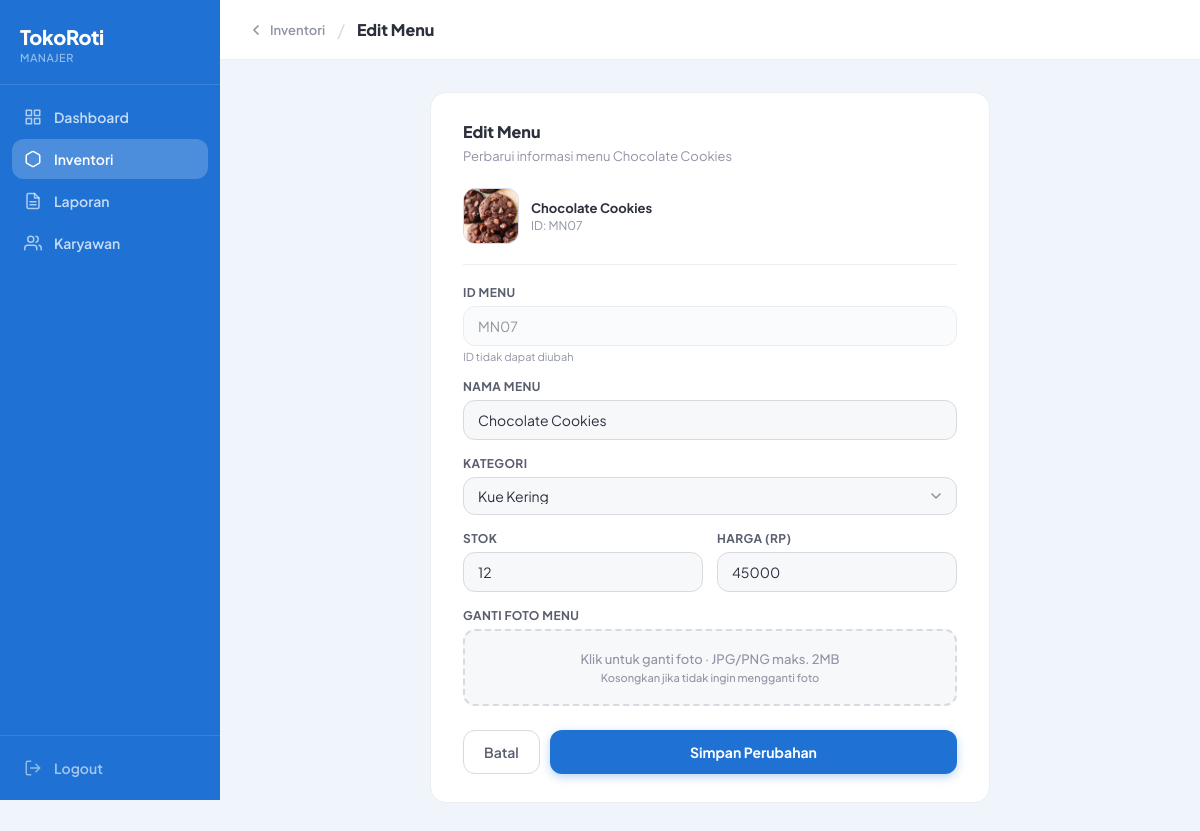
/public/edit.php?id=MN07 (signed in), run on an earlier commit of the app's database.
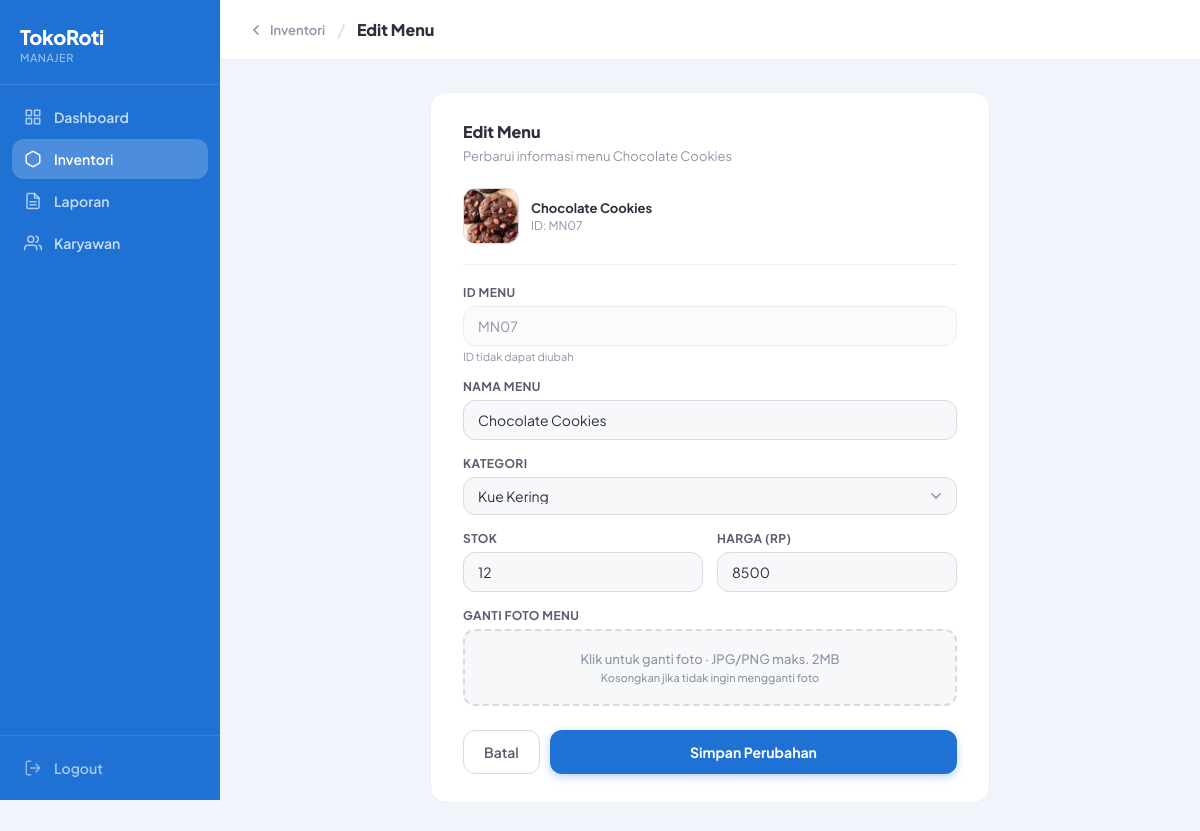
And on a later commit of the database.
### tables this page shows
CREATE TABLE `menu` (
  `id_menu` varchar(10) NOT NULL,
  `nama_menu` varchar(50) NOT NULL,
  `stok` int NOT NULL,
  `harga` int NOT NULL,
  `gambar` varchar(255) DEFAULT NULL,
  `id_kategori` varchar(10) NOT NULL,
  `is_deleted` tinyint(1) DEFAULT '0'
);

CREATE TABLE `kategori` (
  `id_kategori` varchar(10) NOT NULL,
  `nama_kategori` varchar(50) NOT NULL,
  `icon_kategori` varchar(50) DEFAULT NULL
);

### public/edit.php (the view, shortened to what the changed rows need)
<?php
require_once '../config/database.php';
$id = $_GET['id'] ?? '';
$stmt = $conn->prepare("SELECT * FROM menu WHERE id_menu = :id AND is_deleted = 0");
$stmt->execute([':id' => $id]);
$menu = $stmt->fetch(PDO::FETCH_ASSOC);
$kategori = $conn->query("SELECT * FROM kategori ORDER BY nama_kategori")->fetchAll(PDO::FETCH_ASSOC);
?>
<!DOCTYPE html>
<html lang="id">
<head>
</head>
<body>
<div class="main">
    <div class="content">
        <div class="form-card">
            <div class="form-card-title">Edit Menu</div>
            <div class="form-card-sub">Perbarui informasi menu <?= htmlspecialchars($menu['nama_menu']) ?></div>
            <div class="img-preview-wrap">
                <?php if (!empty($menu['gambar'])): ?>
                <img src="assets/<?= htmlspecialchars($menu['gambar']) ?>" class="img-preview" alt="preview">
                <?php else: ?>
                <div class="img-preview-placeholder">🍞</div>
                <?php endif; ?>
                <div>
                    <div style="font-size:13px; font-weight:700;"><?= htmlspecialchars($menu['nama_menu']) ?></div>
                    <div style="font-size:12px; color:var(--gray-400); margin-top:2px;">ID: <?= htmlspecialchars($menu['id_menu']) ?></div>
                </div>
            </div>
            <hr class="form-divider">
            <form action="../process/update.php" method="POST" enctype="multipart/form-data">
                <div class="form-group">
                    <label class="form-label">ID Menu</label>
                    <input type="text" class="form-control" value="<?= htmlspecialchars($menu['id_menu']) ?>" disabled>
                    <div class="form-hint">ID tidak dapat diubah</div>
                </div>
                <div class="form-group">
                    <label class="form-label" for="nama_menu">Nama Menu</label>
                    <input type="text" id="nama_menu" name="nama_menu" class="form-control"
                           value="<?= htmlspecialchars($menu['nama_menu']) ?>" required>
                </div>
                <div class="form-group">
                    <label class="form-label" for="id_kategori">Kategori</label>
                    <select id="id_kategori" name="id_kategori" class="form-control select" required>
                        <?php foreach ($kategori as $k): ?>
                        <option value="<?= $k['id_kategori'] ?>" <?= $k['id_kategori'] == $menu['id_kategori'] ? 'selected' : '' ?>>
                            <?= htmlspecialchars($k['nama_kategori']) ?>
                        </option>
                        <?php endforeach; ?>
                    </select>
                </div>
                <div class="form-row">
                    <div class="form-group">
                        <label class="form-label" for="stok">Stok</label>
                        <input type="number" id="stok" name="stok" class="form-control"
                               value="<?= $menu['stok'] ?>" min="0" required>
                    </div>
                    <div class="form-group">
                        <label class="form-label" for="harga">Harga (Rp)</label>
                        <input type="number" id="harga" name="harga" class="form-control"
                               value="<?= $menu['harga'] ?>" min="0" required>
                    </div>
                </div>
                <div class="form-group">
                </div>
                <div class="form-actions">
                </div>
            </form>
        </div>
    </div>
</div>
</body>
</html>

What changed in the data, as far as the page shows it:
changed menu "Chocolate Cookies": harga "45000" → "8500"
